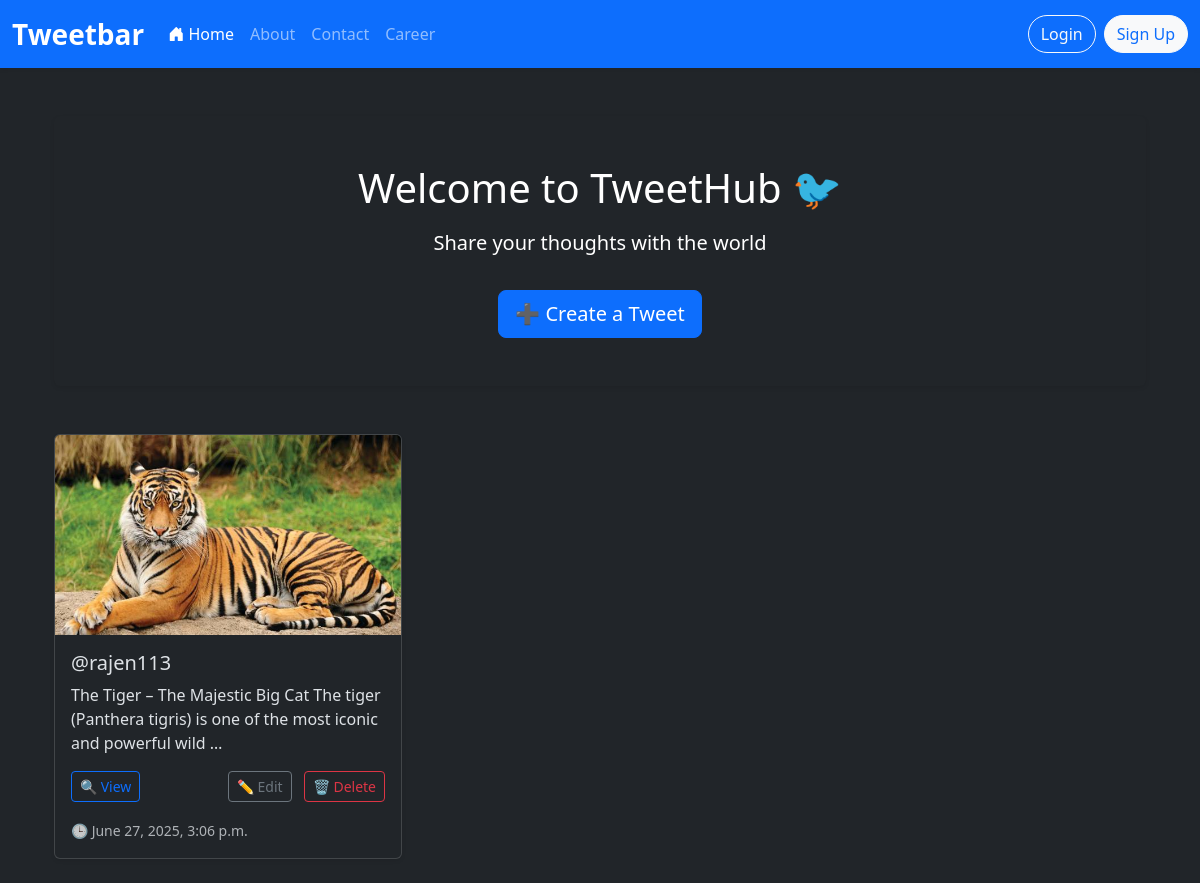
Before: / with the older database file.
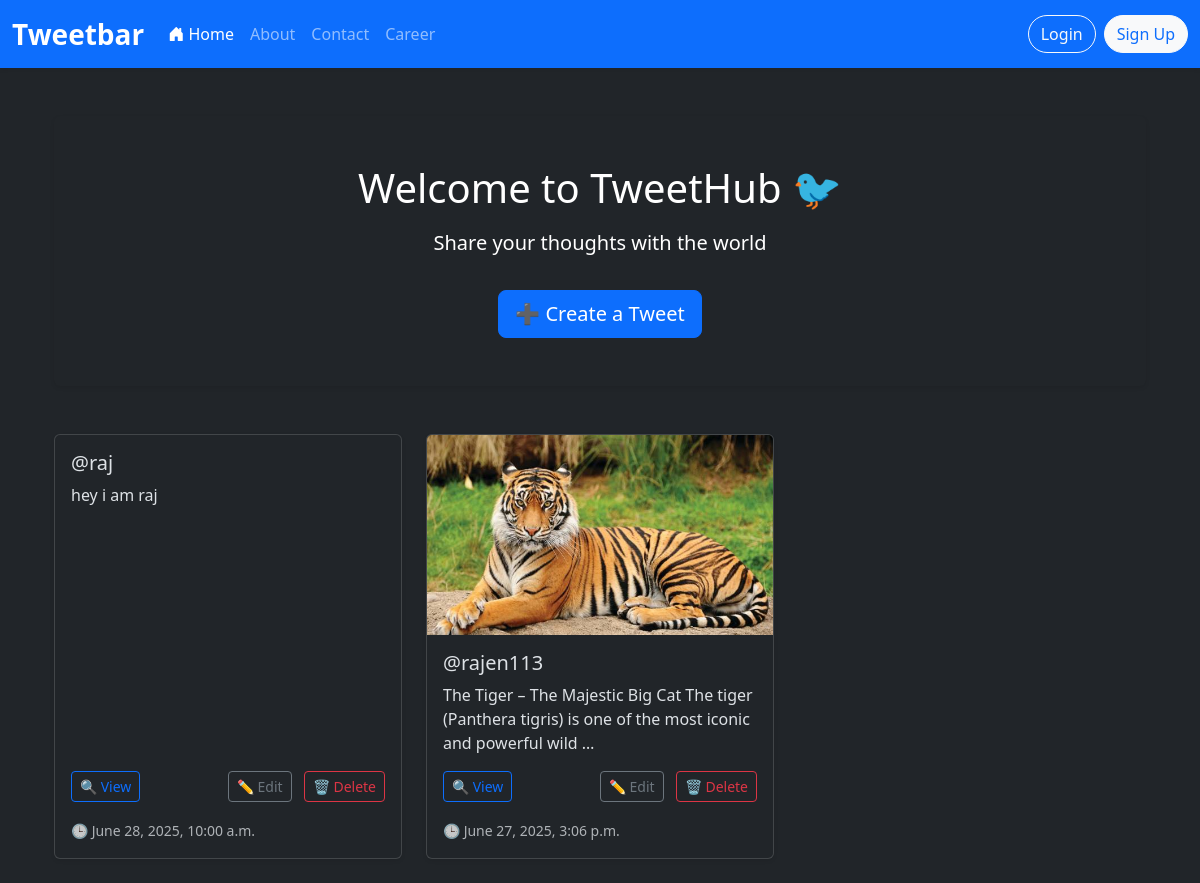
After: the same page with the newer database file.
### tweet/models.py (models this page shows, shortened)
class Tweet(models.Model):
    user = models.ForeignKey(User, on_delete=models.CASCADE)
    text = models.TextField(max_length=1000)
    photo = models.ImageField(upload_to='tweet_photos/', blank=True, null=True)
    created_at = models.DateTimeField(auto_now_add=True)
    updated_at = models.DateTimeField(auto_now=True)

### tweet/views.py (the view)
# urls.py: path('', tweet_list, name='tweet_list'),
def tweet_list(request):
    tweets = Tweet.objects.all().order_by('-created_at')
    return render(request, 'tweet_list.html', {'tweets': tweets})

### tweet/templates/tweet_list.html (shortened to what this page needs)
{% extends 'layout.html' %}
{% block content %}
<div class="container mt-5">
    <div class="bg-dark text-white p-5 rounded text-center shadow-sm">
        <h1 class="mb-3">Welcome to TweetHub 🐦</h1>
        <p class="lead">Share your thoughts with the world</p>
        <a href="{% url 'tweet_create' %}" class="btn btn-primary btn-lg mt-3">
            ➕ Create a Tweet
        </a>
    </div>
    <div class="row mt-5">
        {% for tweet in tweets %}
            <div class="col-lg-4 col-md-6 mb-4 d-flex align-items-stretch">
                <div class="card shadow-sm w-100">
                    {% if tweet.photo %}
                        <img src="{{ tweet.photo.url }}" class="card-img-top img-fluid" alt="Tweet Image" style="object-fit: cover; max-height: 200px;">
                    {% endif %}
                    <div class="card-body d-flex flex-column">
                        <h5 class="card-title">@{{ tweet.user.username }}</h5>
                        <p class="card-text">{{ tweet.text|truncatewords:20 }}</p>
                        <div class="mt-auto d-flex justify-content-between align-items-center">
                            <a href="{% url 'tweet_detail' tweet.pk %}" class="btn btn-sm btn-outline-primary">🔍 View</a>
                            <div>
                                <a href="{% url 'tweet_edit' tweet.pk %}" class="btn btn-sm btn-outline-secondary me-2">
                                    ✏️ Edit
                                </a>
                                <a href="{% url 'tweet_delete' tweet.pk %}" class="btn btn-sm btn-outline-danger">
                                    🗑️ Delete
                                </a>
                            </div>
                        </div>
                        <p class="card-text mt-3">
                            <small class="text-muted">🕒 {{ tweet.created_at|date:"F j, Y, g:i a" }}</small>
                        </p>
                    </div>
                </div>
            </div>
        {% empty %}
            <div class="col-12">
                <div class="alert alert-info text-center mt-4" role="alert">
                    No tweets found. Be the first to post one!
                </div>
            </div>
        {% endfor %}
    </div>
</div>
{% endblock %}

### templates/layout.html (shortened to what this page needs)
<!DOCTYPE html>
<html lang="en" data-bs-theme="dark">
<head>
    <link href="https://cdn.jsdelivr.net/npm/bootstrap@5.3.3/dist/css/bootstrap.min.css" rel="stylesheet">
    <link href="https://cdn.jsdelivr.net/npm/bootstrap-icons@1.10.5/font/bootstrap-icons.css" rel="stylesheet">
</head>
<body>
    <nav class="navbar navbar-expand-lg navbar-dark bg-primary shadow-sm">
        <div class="container-fluid">
            <a class="navbar-brand fw-bold fs-3" href="/">Tweetbar</a>
            <div class="collapse navbar-collapse" id="mainNavbar">
                <ul class="navbar-nav me-auto mb-2 mb-lg-0">
                    <li class="nav-item">
                        <a class="nav-link active" href="/"><i class="bi bi-house-door-fill"></i> Home</a>
                    </li>
                    <li class="nav-item">
                        <a class="nav-link" href="/about/">About</a>
                    </li>
                    <li class="nav-item">
                        <a class="nav-link" href="/contact/">Contact</a>
                    </li>
                    <li class="nav-item">
                        <a class="nav-link" href="/career/">Career</a>
                    </li>
                </ul>
                <div class="d-flex gap-2">
                    <a href="#" class="btn btn-outline-light rounded-pill">Login</a>
                    <a href="{% url 'register_view' %}" class="btn btn-light text-primary rounded-pill">Sign Up</a>
                </div>
            </div>
        </div>
    </nav>
    <div class="container mt-4">
        {% block content %}
        {% endblock %}
    </div>
</body>
</html>

Changed rows visible on the page:
added Tweet: user.username "raj", text "hey i am raj", created_at "June 28, 2025, 10:00 a.m."
